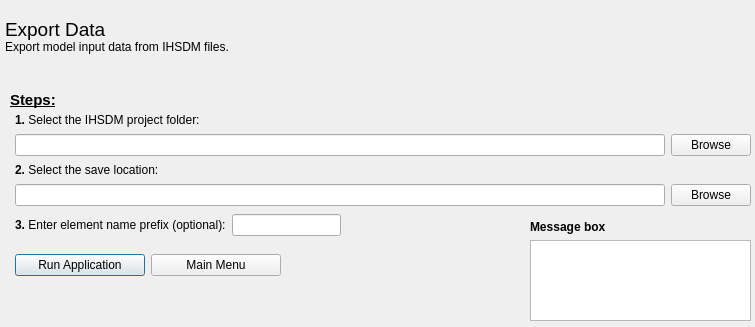
<?xml version="1.0" encoding="UTF-8"?>
<ui version="4.0">
 <class>Dialog</class>
 <widget class="QDialog" name="Dialog">
  <property name="geometry">
   <rect>
    <x>0</x>
    <y>0</y>
    <width>755</width>
    <height>327</height>
   </rect>
  </property>
  <property name="windowTitle">
   <string>Dialog</string>
  </property>
  <widget class="QWidget" name="verticalLayoutWidget">
   <property name="geometry">
    <rect>
     <x>0</x>
     <y>0</y>
     <width>491</width>
     <height>72</height>
    </rect>
   </property>
   <layout class="QVBoxLayout" name="verticalLayout">
    <property name="leftMargin">
     <number>5</number>
    </property>
    <item>
     <widget class="QLabel" name="label_4">
      <property name="font">
       <font>
        <pointsize>14</pointsize>
       </font>
      </property>
      <property name="text">
       <string>&lt;html&gt;&lt;head/&gt;&lt;body&gt;&lt;p&gt;Export Data&lt;br/&gt;&lt;span style=&quot; font-size:9pt;&quot;&gt;Export model input data from IHSDM files.&lt;/span&gt;&lt;/p&gt;&lt;/body&gt;&lt;/html&gt;</string>
      </property>
     </widget>
    </item>
   </layout>
  </widget>
  <widget class="QWidget" name="horizontalLayoutWidget_4">
   <property name="geometry">
    <rect>
     <x>10</x>
     <y>240</y>
     <width>271</width>
     <height>51</height>
    </rect>
   </property>
   <layout class="QHBoxLayout" name="horizontalLayout_4">
    <property name="leftMargin">
     <number>5</number>
    </property>
    <item>
     <widget class="QPushButton" name="runapp_but">
      <property name="font">
       <font>
        <pointsize>9</pointsize>
       </font>
      </property>
      <property name="text">
       <string>Run Application</string>
      </property>
     </widget>
    </item>
    <item>
     <widget class="QPushButton" name="mainmenu">
      <property name="font">
       <font>
        <pointsize>9</pointsize>
       </font>
      </property>
      <property name="text">
       <string>Main Menu</string>
      </property>
     </widget>
    </item>
   </layout>
  </widget>
  <widget class="QWidget" name="verticalLayoutWidget_4">
   <property name="geometry">
    <rect>
     <x>530</x>
     <y>220</y>
     <width>221</width>
     <height>101</height>
    </rect>
   </property>
   <layout class="QVBoxLayout" name="verticalLayout_4">
    <property name="sizeConstraint">
     <enum>QLayout::SetMaximumSize</enum>
    </property>
    <item>
     <widget class="QLabel" name="label_31">
      <property name="font">
       <font>
        <pointsize>9</pointsize>
        <weight>75</weight>
        <bold>true</bold>
       </font>
      </property>
      <property name="text">
       <string>Message box</string>
      </property>
     </widget>
    </item>
    <item>
     <widget class="QTextEdit" name="messagebox"/>
    </item>
   </layout>
  </widget>
  <widget class="QWidget" name="horizontalLayoutWidget_7">
   <property name="geometry">
    <rect>
     <x>10</x>
     <y>110</y>
     <width>631</width>
     <height>21</height>
    </rect>
   </property>
   <layout class="QHBoxLayout" name="horizontalLayout_6">
    <property name="leftMargin">
     <number>5</number>
    </property>
    <item>
     <widget class="QLabel" name="label_5">
      <property name="text">
       <string>&lt;html&gt;&lt;head/&gt;&lt;body&gt;&lt;p&gt;&lt;span style=&quot; font-weight:600;&quot;&gt;1.&lt;/span&gt; Select the IHSDM project folder:&lt;/p&gt;&lt;/body&gt;&lt;/html&gt;</string>
      </property>
     </widget>
    </item>
   </layout>
  </widget>
  <widget class="QLabel" name="label">
   <property name="geometry">
    <rect>
     <x>10</x>
     <y>90</y>
     <width>61</width>
     <height>21</height>
    </rect>
   </property>
   <property name="text">
    <string>&lt;html&gt;&lt;head/&gt;&lt;body&gt;&lt;p&gt;&lt;span style=&quot; font-size:11pt; font-weight:600; text-decoration: underline;&quot;&gt;Steps:&lt;/span&gt;&lt;/p&gt;&lt;/body&gt;&lt;/html&gt;</string>
   </property>
  </widget>
  <widget class="QWidget" name="horizontalLayoutWidget_8">
   <property name="geometry">
    <rect>
     <x>10</x>
     <y>210</y>
     <width>331</width>
     <height>31</height>
    </rect>
   </property>
   <layout class="QHBoxLayout" name="horizontalLayout_8">
    <property name="leftMargin">
     <number>5</number>
    </property>
    <item>
     <widget class="QLabel" name="label_6">
      <property name="text">
       <string>&lt;html&gt;&lt;head/&gt;&lt;body&gt;&lt;p&gt;&lt;span style=&quot; font-weight:600;&quot;&gt;3.&lt;/span&gt; Enter element name prefix (optional):&lt;/p&gt;&lt;/body&gt;&lt;/html&gt;</string>
      </property>
     </widget>
    </item>
    <item>
     <widget class="QLineEdit" name="prefix_form"/>
    </item>
   </layout>
  </widget>
  <widget class="QWidget" name="horizontalLayoutWidget_14">
   <property name="geometry">
    <rect>
     <x>10</x>
     <y>130</y>
     <width>741</width>
     <height>31</height>
    </rect>
   </property>
   <layout class="QHBoxLayout" name="horizontalLayout_7">
    <property name="leftMargin">
     <number>5</number>
    </property>
    <item>
     <widget class="QLineEdit" name="pfolder_form"/>
    </item>
    <item>
     <widget class="QPushButton" name="folder_button">
      <property name="font">
       <font>
        <pointsize>9</pointsize>
       </font>
      </property>
      <property name="text">
       <string>Browse</string>
      </property>
     </widget>
    </item>
   </layout>
  </widget>
  <widget class="QWidget" name="horizontalLayoutWidget_15">
   <property name="geometry">
    <rect>
     <x>10</x>
     <y>180</y>
     <width>741</width>
     <height>31</height>
    </rect>
   </property>
   <layout class="QHBoxLayout" name="horizontalLayout_10">
    <property name="leftMargin">
     <number>5</number>
    </property>
    <item>
     <widget class="QLineEdit" name="save_name_box"/>
    </item>
    <item>
     <widget class="QPushButton" name="savepathbox">
      <property name="font">
       <font>
        <pointsize>9</pointsize>
       </font>
      </property>
      <property name="text">
       <string>Browse</string>
      </property>
     </widget>
    </item>
   </layout>
  </widget>
  <widget class="QWidget" name="horizontalLayoutWidget_10">
   <property name="geometry">
    <rect>
     <x>10</x>
     <y>160</y>
     <width>631</width>
     <height>21</height>
    </rect>
   </property>
   <layout class="QHBoxLayout" name="horizontalLayout_11">
    <property name="leftMargin">
     <number>5</number>
    </property>
    <item>
     <widget class="QLabel" name="label_8">
      <property name="text">
       <string>&lt;html&gt;&lt;head/&gt;&lt;body&gt;&lt;p&gt;&lt;span style=&quot; font-weight:600;&quot;&gt;2.&lt;/span&gt; Select the save location:&lt;/p&gt;&lt;/body&gt;&lt;/html&gt;</string>
      </property>
     </widget>
    </item>
   </layout>
  </widget>
 </widget>
 <tabstops>
  <tabstop>prefix_form</tabstop>
  <tabstop>runapp_but</tabstop>
  <tabstop>mainmenu</tabstop>
  <tabstop>messagebox</tabstop>
 </tabstops>
 <resources/>
 <connections/>
</ui>
